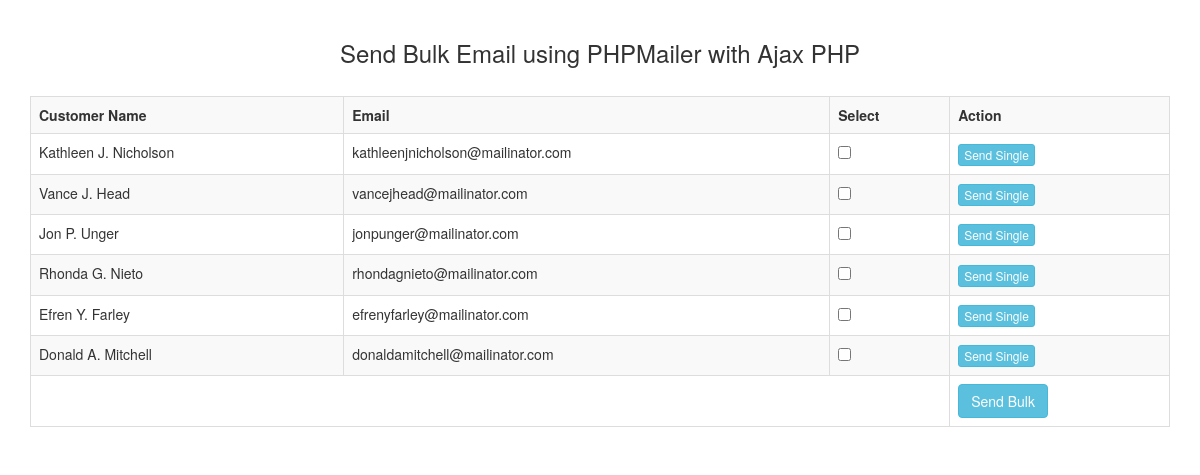
The app's page /admin/ajax-phpmail/index.php with its own data.
### tables this page shows
CREATE TABLE IF NOT EXISTS `customer` (
  `customer_id` int(11) NOT NULL,
  `customer_name` varchar(300) NOT NULL,
  `customer_email` varchar(300) NOT NULL
);

### admin/ajax-phpmail/index.php (the view, shortened to what this page needs)
<?php
$connect = new PDO("mysql:host=localhost;dbname=customer.sql", "root", "");
$query = "SELECT * FROM customer ORDER BY customer_id";
$statement = $connect->prepare($query);
$statement->execute();
$result = $statement->fetchAll();
?>
<!DOCTYPE html>
<html>
	<head>
		<link rel="stylesheet" href="https://maxcdn.bootstrapcdn.com/bootstrap/3.3.6/css/bootstrap.min.css" />
	</head>
	<body>
		<br />
		<div class="container">
			<h3 align="center">Send Bulk Email using PHPMailer with Ajax PHP</h3>
			<br />
			<div class="table-responsive">
				<table class="table table-bordered table-striped">
					<tr>
						<th>Customer Name</th>
						<th>Email</th>
						<th>Select</th>
						<th>Action</th>
					</tr>
				<?php
				$count = 0;
				foreach($result as $row)
				{
					$count = $count + 1;
					echo '
					<tr>
						<td>'.$row["customer_name"].'</td>
						<td>'.$row["customer_email"].'</td>
						<td>
							<input type="checkbox" name="single_select" class="single_select" data-email="'.$row["customer_email"].'" data-name="'.$row["customer_name"].'" />
						</td>
						<td>
						<button type="button" id="email_button" name="" class="btn btn-info btn-xs email_button" id="'.$count.'" data-email="'.$row["customer_email"].'" data-name="'.$row["customer_name"].'" data-action="single">Send Single</button>
						</td>
					</tr>
					';
				}
				?>
					<tr>
						<td colspan="3"></td>
						<td><button type="button" name="bulk_email" class="btn btn-info email_button" id="bulk_email" data-action="bulk">Send Bulk</button></td></td>
					</tr>
				</table>
			</div>
		</div>
	</body>
</html>

### records on screen
customer: customer_name "Kathleen J. Nicholson", customer_email "kathleenjnicholson@mailinator.com"
customer: customer_name "Vance J. Head", customer_email "vancejhead@mailinator.com"
customer: customer_name "Jon P. Unger", customer_email "jonpunger@mailinator.com"
customer: customer_name "Rhonda G. Nieto", customer_email "rhondagnieto@mailinator.com"
customer: customer_name "Efren Y. Farley", customer_email "efrenyfarley@mailinator.com"
customer: customer_name "Donald A. Mitchell", customer_email "donaldamitchell@mailinator.com"
